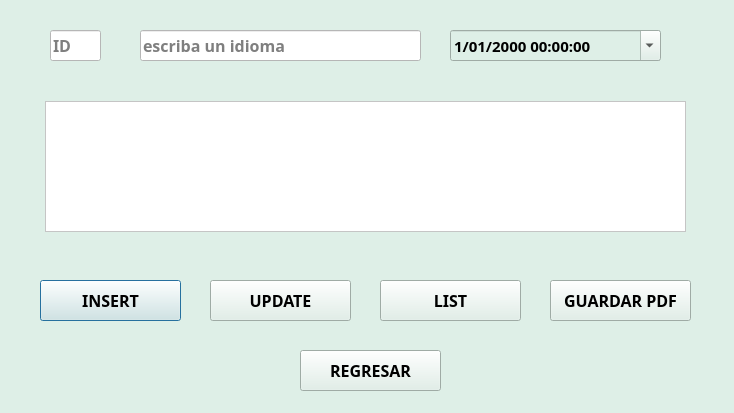
<?xml version="1.0" encoding="UTF-8"?>
<ui version="4.0">
 <class>Dialog</class>
 <widget class="QDialog" name="Dialog">
  <property name="geometry">
   <rect>
    <x>0</x>
    <y>0</y>
    <width>734</width>
    <height>413</height>
   </rect>
  </property>
  <property name="windowTitle">
   <string>Dialog</string>
  </property>
  <property name="styleSheet">
   <string notr="true">background-color: rgb(222, 239, 231);</string>
  </property>
  <widget class="QPushButton" name="btninsert">
   <property name="geometry">
    <rect>
     <x>40</x>
     <y>280</y>
     <width>141</width>
     <height>41</height>
    </rect>
   </property>
   <property name="font">
    <font>
     <family>Hack Nerd Font Mono</family>
     <pointsize>12</pointsize>
     <bold>true</bold>
    </font>
   </property>
   <property name="text">
    <string>INSERT</string>
   </property>
  </widget>
  <widget class="QPushButton" name="btnupdate">
   <property name="geometry">
    <rect>
     <x>210</x>
     <y>280</y>
     <width>141</width>
     <height>41</height>
    </rect>
   </property>
   <property name="font">
    <font>
     <family>Hack Nerd Font Mono</family>
     <pointsize>12</pointsize>
     <bold>true</bold>
    </font>
   </property>
   <property name="text">
    <string>UPDATE</string>
   </property>
  </widget>
  <widget class="QPushButton" name="btnlist">
   <property name="geometry">
    <rect>
     <x>380</x>
     <y>280</y>
     <width>141</width>
     <height>41</height>
    </rect>
   </property>
   <property name="font">
    <font>
     <family>Hack Nerd Font Mono</family>
     <pointsize>12</pointsize>
     <bold>true</bold>
    </font>
   </property>
   <property name="text">
    <string>LIST</string>
   </property>
  </widget>
  <widget class="QPushButton" name="btnpdf">
   <property name="geometry">
    <rect>
     <x>550</x>
     <y>280</y>
     <width>141</width>
     <height>41</height>
    </rect>
   </property>
   <property name="font">
    <font>
     <family>Hack Nerd Font Mono</family>
     <pointsize>12</pointsize>
     <bold>true</bold>
    </font>
   </property>
   <property name="text">
    <string>GUARDAR PDF</string>
   </property>
  </widget>
  <widget class="QPushButton" name="return1">
   <property name="geometry">
    <rect>
     <x>300</x>
     <y>350</y>
     <width>141</width>
     <height>41</height>
    </rect>
   </property>
   <property name="font">
    <font>
     <family>Hack Nerd Font Mono</family>
     <pointsize>12</pointsize>
     <bold>true</bold>
    </font>
   </property>
   <property name="text">
    <string>REGRESAR</string>
   </property>
  </widget>
  <widget class="QTableWidget" name="table">
   <property name="geometry">
    <rect>
     <x>45</x>
     <y>101</y>
     <width>641</width>
     <height>131</height>
    </rect>
   </property>
   <property name="font">
    <font>
     <family>Hack Nerd Font Mono</family>
     <pointsize>11</pointsize>
     <bold>true</bold>
    </font>
   </property>
   <property name="styleSheet">
    <string notr="true">background-color: rgb(255, 255, 255);</string>
   </property>
  </widget>
  <widget class="QDateTimeEdit" name="datetime">
   <property name="geometry">
    <rect>
     <x>450</x>
     <y>30</y>
     <width>211</width>
     <height>31</height>
    </rect>
   </property>
   <property name="font">
    <font>
     <family>Hack Nerd Font Mono</family>
     <pointsize>11</pointsize>
     <bold>true</bold>
    </font>
   </property>
   <property name="currentSection">
    <enum>QDateTimeEdit::DaySection</enum>
   </property>
   <property name="displayFormat">
    <string>d/MM/yyyy hh:mm:ss</string>
   </property>
   <property name="calendarPopup">
    <bool>true</bool>
   </property>
   <property name="timeSpec">
    <enum>Qt::TimeZone</enum>
   </property>
  </widget>
  <widget class="QLineEdit" name="textlanguage">
   <property name="geometry">
    <rect>
     <x>140</x>
     <y>30</y>
     <width>281</width>
     <height>31</height>
    </rect>
   </property>
   <property name="font">
    <font>
     <family>Hack Nerd Font Mono</family>
     <pointsize>12</pointsize>
     <bold>true</bold>
    </font>
   </property>
   <property name="styleSheet">
    <string notr="true">background-color: rgb(255, 255, 255);</string>
   </property>
   <property name="placeholderText">
    <string>escriba un idioma</string>
   </property>
  </widget>
  <widget class="QLineEdit" name="textid">
   <property name="geometry">
    <rect>
     <x>50</x>
     <y>30</y>
     <width>51</width>
     <height>31</height>
    </rect>
   </property>
   <property name="font">
    <font>
     <family>Hack Nerd Font Mono</family>
     <pointsize>12</pointsize>
     <bold>true</bold>
    </font>
   </property>
   <property name="styleSheet">
    <string notr="true">background-color: rgb(255, 255, 255);</string>
   </property>
   <property name="placeholderText">
    <string>ID</string>
   </property>
  </widget>
 </widget>
 <resources/>
 <connections/>
</ui>
